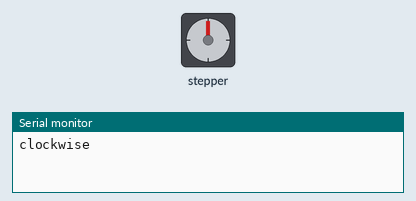
This sketch was run on a simulated Arduino Uno, built with avr-gcc and run on an emulated ATmega328P. On the bench: stepper motor, the last lines printed to the serial monitor. Stepper angles assume 2048 steps per turn.

Above: at 0.05 s.
At 1.95 s:
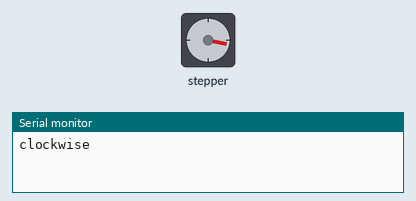
At 3.85 s:
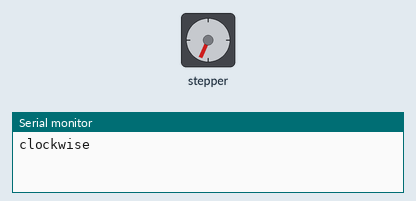
At 7.65 s:
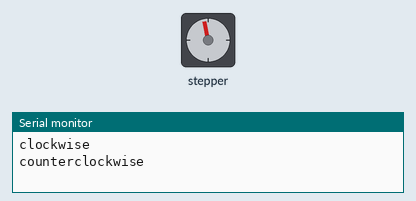
Timing chart, 0 to 10.0 s (numbered marks = the images above):
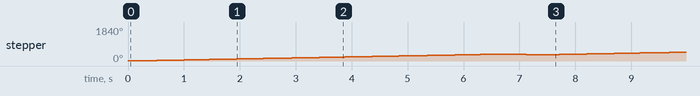

The sketch:

sketch_nov20a.ino
```cpp
#include <Stepper.h>

const int stepsPerRevolution = 64;  // change this to fit the number of steps per revolution
// for your motor

// initialize the stepper library on pins 8 through 11:
Stepper myStepper(stepsPerRevolution, 8, 9, 10, 11);

void setup() {
  // set the speed at 60 rpm:
  myStepper.setSpeed(300);
  // initialize the serial port:
  Serial.begin(9600);
}

void loop() {
  // step one revolution  in one direction:
  Serial.println("clockwise");
  myStepper.step(2054);
  delay(500);

  // step one revolution in the other direction:
  Serial.println("counterclockwise");
  myStepper.step(-stepsPerRevolution);
  delay(500);
}
```

Measured:
- by itself, stepper: turns 361° clockwise in 6.5 s, then 12° counter-clockwise in 0.19 s, repeating every 7.7 s
